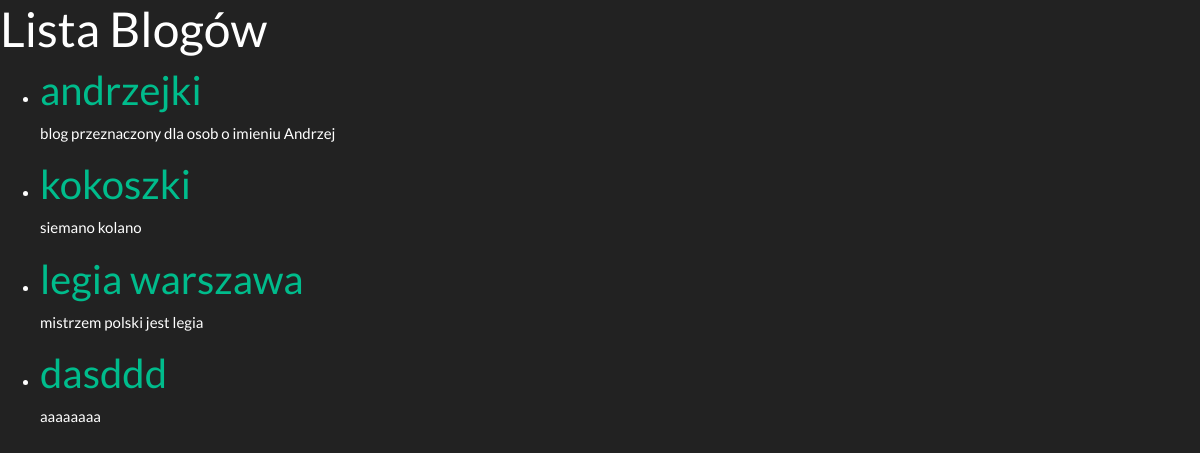
Page /blogs/ on the earlier database version.
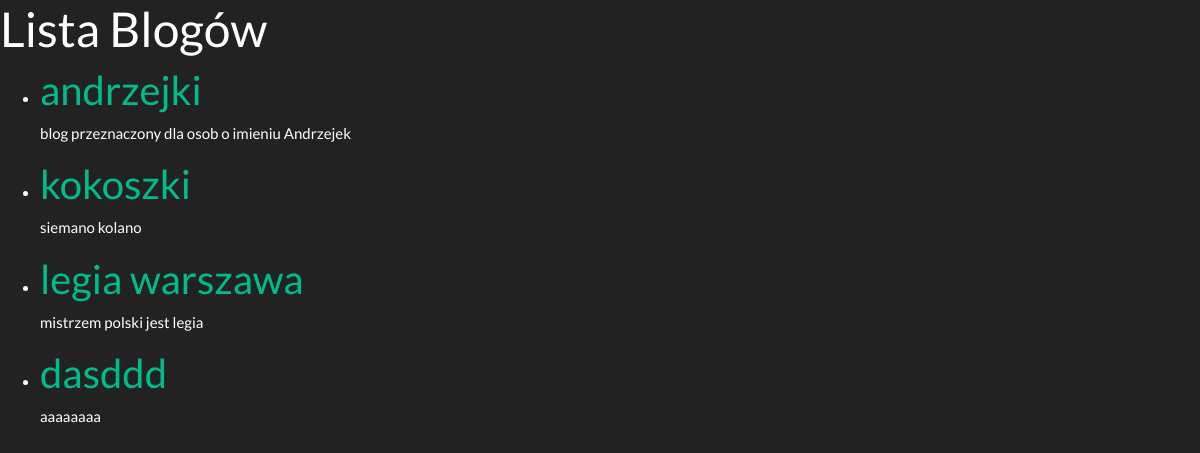
Same page on the later database version.
### mainapp/models.py (models this page shows)
class Blog(models.Model):
    owner = models.ForeignKey(User, on_delete=models.CASCADE)
    date_of_creation = models.DateTimeField(auto_now_add=True)
    title = models.CharField(max_length=255)
    description = models.TextField(max_length=1000)

### mainapp/views.py (the view)
# urls.py: path('blogs/', views.blogs, name='blogs'),
def blogs(request):
    blogs = Blog.objects.all()
    return render(request, 'blogi.html', {'blogs': blogs})

### mainapp/templates/blogi.html (shortened to what this page needs)
<!DOCTYPE html>
<html lang="en">
<head>
    {% load static %}
    <link rel="stylesheet" href="{% static 'css/base.css' %}">
    <link rel="stylesheet" href="https://cdn.jsdelivr.net/npm/bootswatch@4.5.2/dist/darkly/bootstrap.min.css">
</head>
<body>
    <h1>Lista Blogów</h1>
    <ul>
        {% for blog in blogs %}
            <li>
                <h2><a href="{% url 'blog_details' blog.id %}">{{ blog.title }}</a></h2>
                <p>{{ blog.description }}</p>
            </li>
        {% empty %}
            <li>Brak dostępnych blogów.</li>
        {% endfor %}
    </ul>
</body>
</html>

Differences in the rows shown:
changed Blog "andrzejki": description "blog przeznaczony dla osob o imieniu Andrzej" → "blog przeznaczony dla osob o imieniu Andrzejek"
